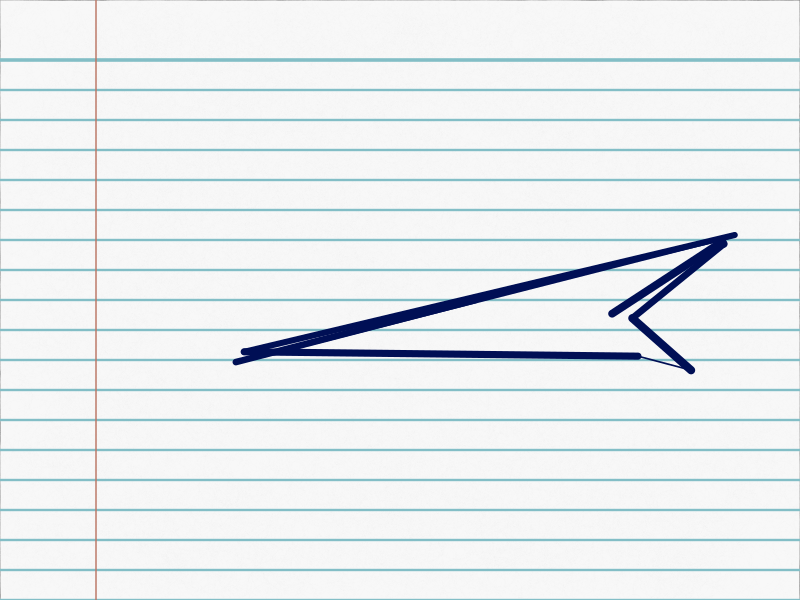

R code for this plot:
#Genuary 26 2023 - My Kid Could Have Made That

#=============================================================================#
#Library Load-in---------------------------------------------------------------
#=============================================================================#
library(dplyr)
library(purrr)
library(ggplot2)

#=============================================================================#
#Data Set-up-------------------------------------------------------------------
#=============================================================================#

#Angle set up#
theta <- seq(0,2*pi, length = 1000)

#Base scribble#
splatbase <- tibble(x = jitter(cos(theta), amount =.02),
                y = jitter(sin(theta)),amount = .02) |>
  mutate(x = x *pi*y,
         y = x*y)

#Sampling and data transformation#
splat <- splatbase |>
  slice_sample(prop= .01) |>
  mutate(x = x + 3,
         y = y + 5)

#Overall paper texture#
texture <- tibble(x = seq(0,5, length = 100),
                  y = seq(0,10, length = 100)) |>
  expand.grid()

#Data for notbook lines#
bluelines <- tibble(x = 0:5)

bluelines_final <- map2_df(seq(0,9, length.out = 19),c(1.2,rep(.8,18)), ~bluelines |>
                            mutate(y = .x,
                                   group = .x,
                                   size = .y))

#=============================================================================#
#Final Piece-------------------------------------------------------------------
#=============================================================================#

splat |>
  ggplot(aes(x,y))+
  theme_void()+
  theme(plot.background = element_rect(fill = "white"))+
  geom_point(data = texture, 
             size = sample(seq(20,5, length = 30), nrow(texture), replace = TRUE), 
             alpha = .08, 
             color = "#FCF5F4", 
             position = position_jitter(width = .5, height = .6))+
  geom_path(data = bluelines_final, aes(group = group), 
            color = "#83BEC6", 
            linewidth = rev(bluelines_final$size))+
  geom_vline(xintercept = .6, color = "#BB7867")+
  geom_path(linewidth = sample(seq(.1,3, length = 50), nrow(splat), replace = TRUE), 
            color = "#000f55", 
            lineend = "round") +
  coord_cartesian(xlim = c(0,5), 
                  ylim = c(0,10),
                  expand = FALSE)

# ggsave("images/26.png",
#        dpi = 300,
#        device = "png",
#        bg = "transparent")
